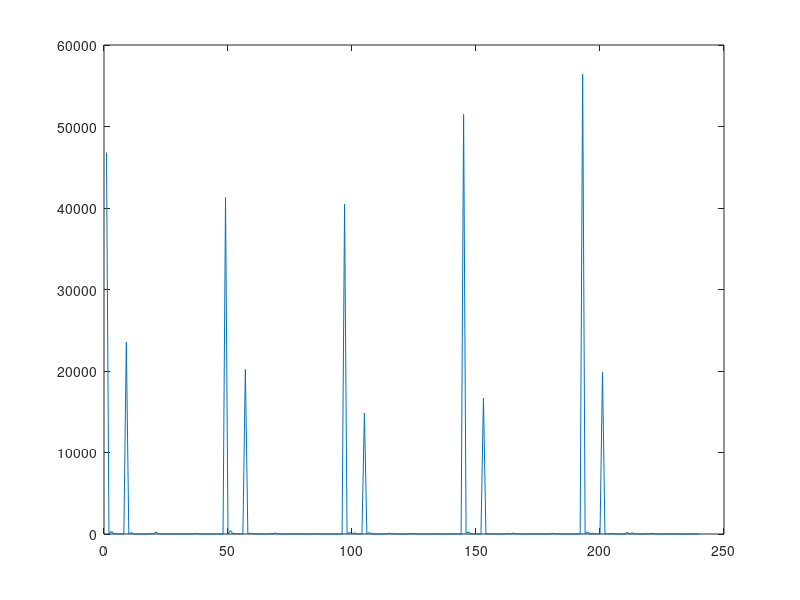

Source code (MATLAB):
% clear;clc

% load('test1.mat') % nominalrange [25, 50]
% load('test2.mat') % nominalrange [15, 30]
% load('test2_2.mat') % nominalrange [15, 30]

% load('test_3.mat') % nominalrange [15, 30]
% load('test_5_2000.mat')
load('test1.mat')

figure;
stateCountList = [];
for i = 1:prod(size(stateCount))
    stateCountList = [stateCountList, stateCount(i)];
end
plot(stateCountList)


fprintf('state visit count == 0\n')

listLarger = find(stateCountList==0);
for i = listLarger
    [a,b,c,d,e]=ind2sub(size(Q),i);
%     if a == 1
%         fprintf('%.0f, %.0f, %.0f, %.0f, %.0f, count: %.0f\n', a,b,c,d,e, stateCountList(i));
%     end
    [tmp, ee] = max(Q(a,b,c,d,:));
    fprintf('%.0f, %.0f, %.0f, %.0f, %.0f, count: %.0f, Q: %.2f maxQ: %.2f, argmaxQ: %.0f\n', a,b,c,d,e, stateCountList(i), Q(a,b,c,d,e), max(Q(a,b,c,d,:)), ee);
end

fprintf('state visit count == 0 and s1 = 0\n')

listLarger = find(stateCountList==0);
for i = listLarger
    [a,b,c,d,e]=ind2sub(size(Q),i);
    if a == 1
        [tmp, ee] = max(Q(a,b,c,d,:));
        fprintf('%.0f, %.0f, %.0f, %.0f, %.0f, count: %.0f, Q: %.2f maxQ: %.2f, argmaxQ: %.0f\n', a,b,c,d,e, stateCountList(i), Q(a,b,c,d,e), max(Q(a,b,c,d,:)), ee);
    end
end

sum(Q(:)~=0)
sum(Q(:)==0)